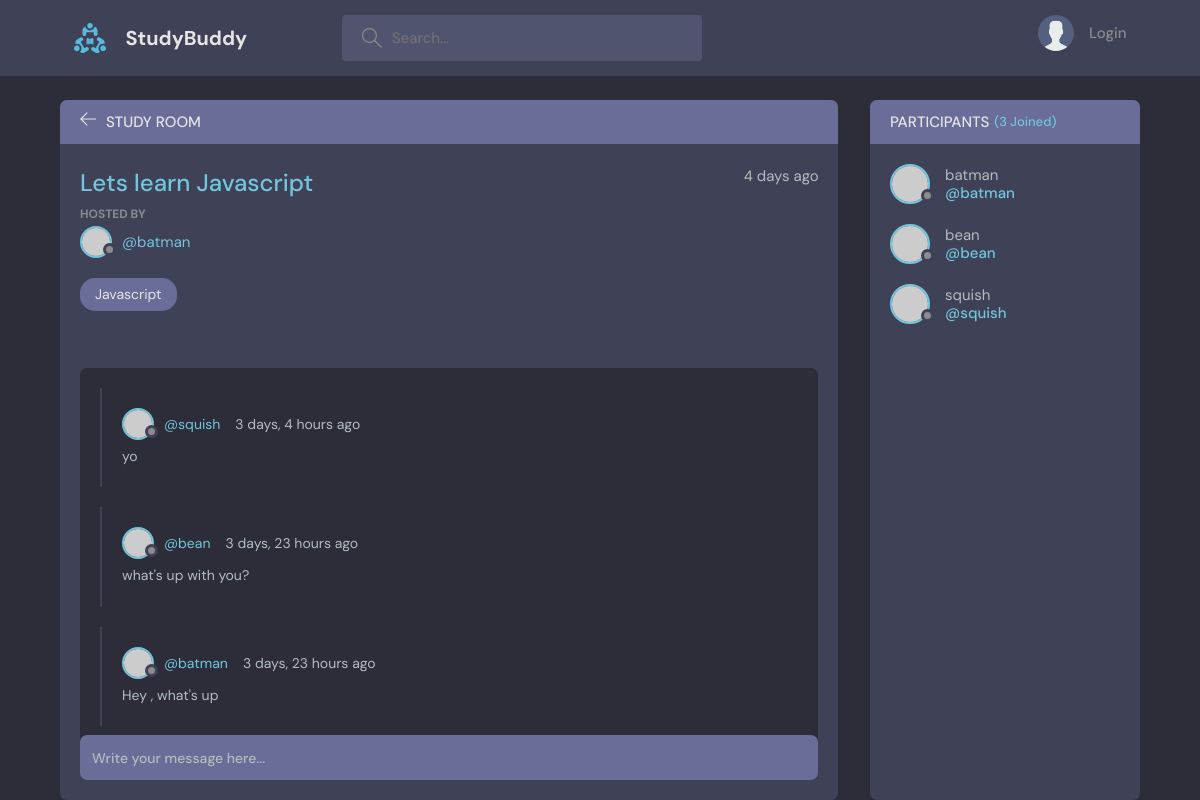
The page /room/1 on the database as committed earlier.
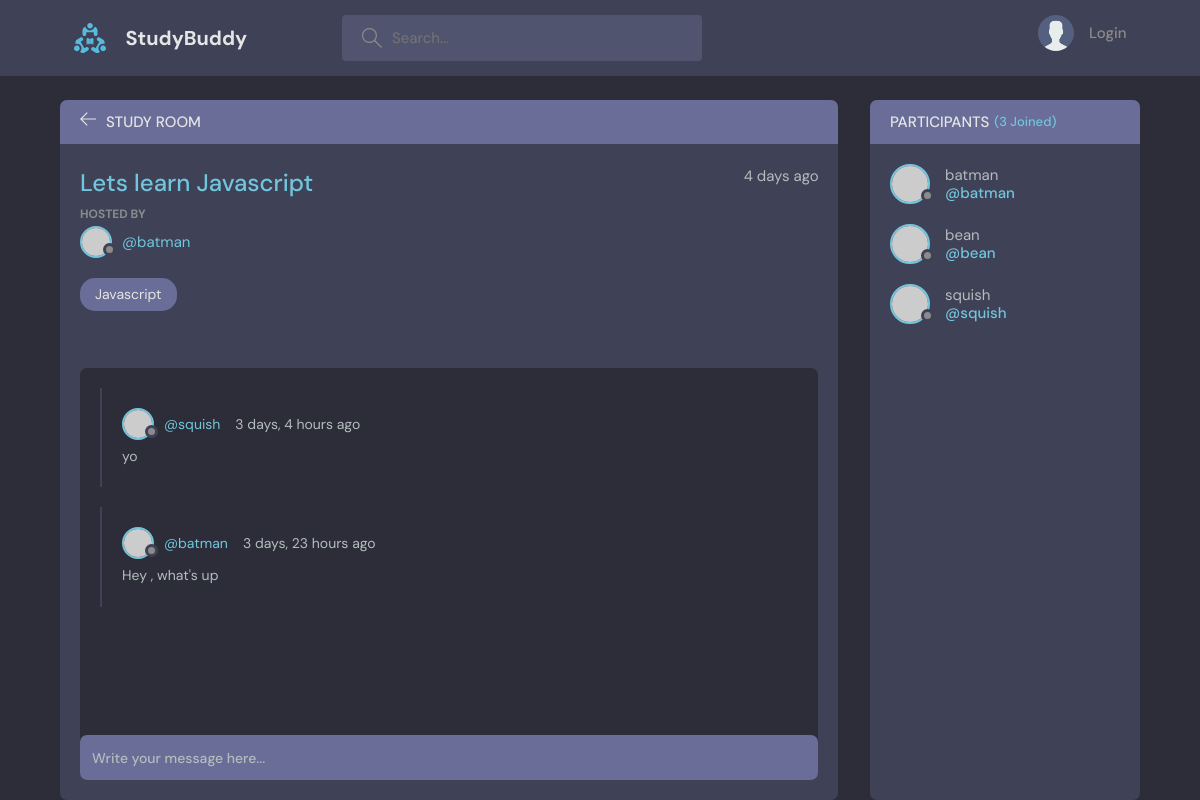
The same page on the database as committed later.
### base/models.py (models this page shows, shortened)
class Message(models.Model):
    user = models.ForeignKey(User, on_delete=models.CASCADE)
    room =  models.ForeignKey(Room, on_delete=models.CASCADE)
    body = models.TextField()
    updated = models.DateTimeField(auto_now=True)
    created = models.DateTimeField(auto_now_add=True)
    class Meta:
        ordering= ['-updated', '-created']

### base/views.py (the view)
# urls.py: path('room/<str:pk>', views.room, name='room'),
def room(request, pk):
    room = Room.objects.get(id=pk)
    room_messages = room.message_set.all().order_by("-created")
    participants = room.participants.all()
    if request.method == "POST":
        message = Message.objects.create(
            user=request.user, room=room, body=request.POST.get("body")
        )
        room.participants.add(request.user)
        return redirect("room", pk=room.id)
    context = {
        "room": room,
        "room_messages": room_messages,
        "participants": participants,
    }
    return render(request, "base/room.html", context)

### base/models.py (called while the page is built)
    def __str__(self):
        return self.name

### base/templates/base/room.html (shortened to what this page needs)
{% extends 'main.html' %} {% block content %}
<main class="profile-page layout layout--2">
  <div class="container">
    <div class="room">
      <div class="room__top">
        <div class="room__topLeft">
          <a href="{% url 'home' %}">
            <svg
              version="1.1"
              xmlns="http://www.w3.org/2000/svg"
              width="32"
              height="32"
              viewBox="0 0 32 32"
            >
              <title>arrow-left</title>
              <path
                d="M13.723 2.286l-13.723 13.714 13.719 13.714 1.616-1.611-10.96-10.96h27.625v-2.286h-27.625l10.965-10.965-1.616-1.607z"
              ></path>
            </svg>
          </a>
          <h3>Study Room</h3>
        </div>
      </div>
      <div class="room__box scroll">
        <div class="room__header scroll">
          <div class="room__info">
            <h3>{{room.name}}</h3>
            <span>{{room.created|timesince}} ago</span>
          </div>
          <div class="room__hosted">
            <p>Hosted By</p>
            <a
              href="{% url 'user-profile' room.host.id %}"
              class="room__author"
            >
              <div class="avatar avatar--small">
                <img src="https://randomuser.me/api/portraits/men/37.jpg" />
              </div>
              <span>@{{room.host.username}}</span>
            </a>
          </div>
          <span class="room__topics">{{room.topic}}</span>
        </div>
        <div class="room__conversation">
          <div class="threads scroll">
            {% for message in room_messages %}
            <div class="thread">
              <div class="thread__top">
                <div class="thread__author">
                  <a
                    href="{% url 'user-profile' message.user.id %}"
                    class="thread__authorInfo"
                  >
                    <div class="avatar avatar--small">
                      <img
                        src="https://randomuser.me/api/portraits/men/37.jpg"
                      />
                    </div>
                    <span>@{{message.user.username}}</span>
                  </a>
                  <span class="thread__date"
                    >{{message.created|timesince}} ago</span
                  >
                </div>
              </div>
              <div class="thread__details">
              {{message.body}}
              </div>
            </div>
            {% endfor %}
          </div>
        </div>
      </div>
      <div class="room__message">
        <form action="#">
          <input name="" placeholder="Write your message here..." />
        </form>
      </div>
    </div>
    <div class="participants">
      <h3 class="participants__top">
        Participants <span>({{participants.count}} Joined)</span>
      </h3>
      <div class="participants__list scroll">
        {% for user in participants %}
        <a href="{% url 'user-profile' user.id %}" class="participant">
          <div class="avatar avatar--medium">
            <img src="https://randomuser.me/api/portraits/men/37.jpg" />
          </div>
          <p>
            {{user.username}}
            <span>@{{user.username}}</span>
          </p>
        </a>
        {% endfor %}
      </div>
    </div>
  </div>
</main>
{% endblock content %}

Rows that differ between the two databases and show on the page:
removed Message: user.username "bean", created "3 days, 23 hours", body "what's up with you?"
